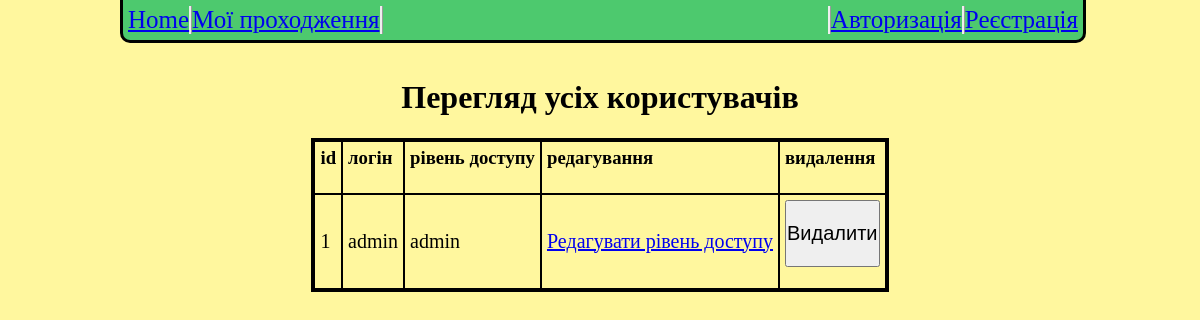
The page /user_management on the database as committed earlier.
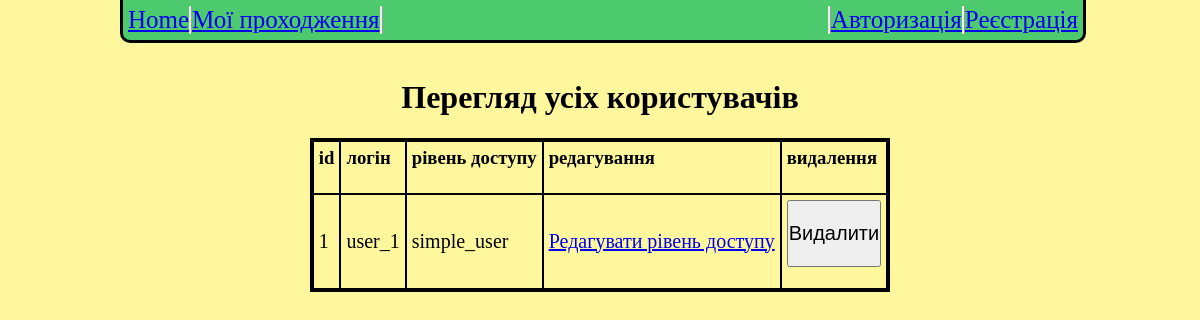
The same page on the database as committed later.
### models/user.py (models this page shows, shortened)
class UserModel(db.Model, UserMixin):
    __tablename__ = "user"
    user_id = db.Column(db.Integer, primary_key=True)
    user_login = db.Column(db.String(50), nullable=False, unique=True)
    user_password = db.Column(db.String(100), nullable=False)
    user_access_level = db.Column(db.String(50), nullable=False)
    @classmethod
    def find_by_id(cls, user_id):
        return UserModel.query.filter_by(user_id=user_id).first()
    @classmethod
    def get_all_users(cls):
        return UserModel.query.all()

### app.py (the view)
@app.route('/user_management')
def admin_user_management():
    users = UserModel.get_all_users()
    return render_template('admin_user_management.html', users=users, user=UserModel(), validate_user=load_user(current_user.get_id()))

### app.py (called while the page is built)
@manager.user_loader
def load_user(user_id):
    return UserModel.query.get(user_id)

@app.after_request
def redirect_to_signin(response):
    if response.status_code == 401:
        return redirect(url_for('login_page') + '?next=' + request.url)
    return response

### templates/admin_user_management.html (shortened to what this page needs)
<html>
    <head>
        <link rel="stylesheet" type="text/css" href="{{ url_for( 'static', filename='css/style.css', v=8) }}">
    </head>
    <body>
        <div class="header">
            <div class="nav_buttons">
                <div class="home_button">
                    <a href="{{url_for('index')}}">Home</a>
                </div>
                <div class="my_posts">
                    <a href="{{url_for('history')}}">Мої проходження</a>
                </div>
            </div>
            <div class="log_buttons">
                {% if validate_user == None %}
                <div class="register">
                    <a href="{{url_for('register')}}">Реєстрація</a>
                </div>
                <div class="login">
                    <a href="{{url_for('login_page')}}">Авторизація</a>
                </div>
                {% endif %}
            </div>
        </div>
        <div class="name_of_results">
            <h1>Перегляд усіх користувачів</h1>
        </div>
        <div class="user_table">
            <table border="3" cellpadding="5" cellspacing='0' bordercolor='black' align="center">
                <tr>
                    <td>
                        <b><h3> id </h3></b>
                    </td>
                    <td>
                        <b><h3> логін </h3></b>
                    </td>
                    <td>
                        <b><h3> рівень доступу </h3></b>
                    </td>
                    <td>
                        <b><h3> редагування </h3></b>
                    </td>
                    <td>
                        <b><h3> видалення </h3></b>
                    </td>
                </tr>
                {% for user in users %}
                    <tr>
                        <td>
                            <p>{{ user.user_id }}</p>
                        </td>
                        <td>
                            <p>{{ user.user_login }}</p>
                        </td>
                        <td>
                            <p>{{ user.user_access_level }}</p>
                        </td>
                        <td>
                            <a href="{{url_for('admin_edit_user', user_id=user.user_id)}}"><p>Редагувати рівень доступу</p></a>
                        </td>
                        <td>
                            <form method="POST" action="delete_user">
                                <button type="submit"><p>Видалити</p></button>
                            </form>
                        </td>
                    </tr>
                {% endfor %}
            </table>
        </div>
    </body>
</html>

Rows that differ between the two databases and show on the page:
changed UserModel id 1: user_login "admin" → "user_1"; user_access_level "admin" → "simple_user"
